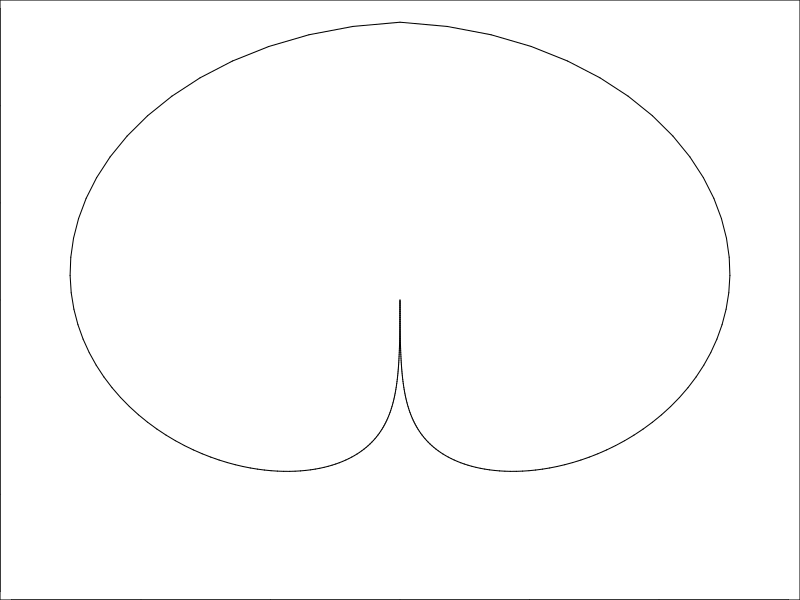

Generate this figure with R:
rm(list = ls())
phi <- (1 + 5**0.5) / 2
psi <- (1 - 5**0.5) / 2
n <- 12
fib <- (phi**(1:n) - psi**(1:n)) / (phi  - psi)
fib <- as.integer(fib)
r <- seq(fib[2], fib[n]) - fib[2]
ncurve <- log(fib[n], base = phi)
curve <- phi**seq(0, ncurve, length.out = length(r))
theta <- r * (curve / max(curve)) * (pi / max(r)) 
L = -theta - (pi / 2)
R = L + 2 * theta
i <- rep(NA, length(r))
i[fib[2:n]] <- 2:n
tab <- data.frame(i, r, L, R) 
len <- nrow(tab)
par(mar = c(0, 0, 0, 0))
plot(c(r, -r), c(r, -r), type = "n")
for (i in 1:len) {
    seg <- tab[i:(i + 1), ]
    for (j in 3:ncol(tab)) {
        r <- seg[, 2]
        twig <- seg[, j]
        x <- r * cos(twig)
        y <- r * sin(twig)
        lines(x, y)
    }
}
